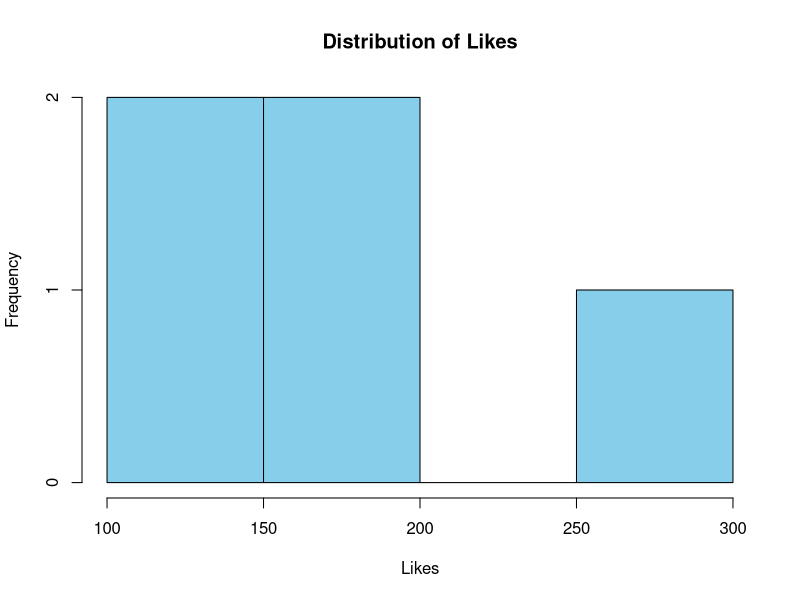
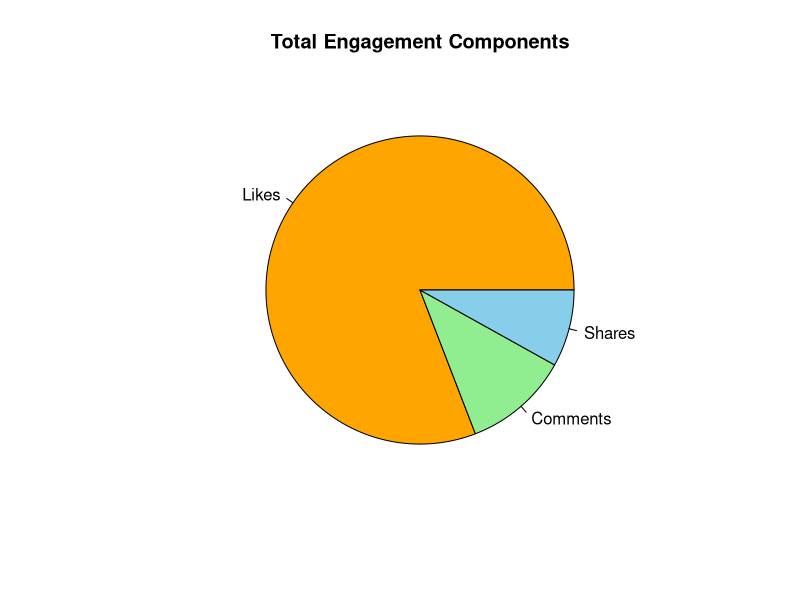
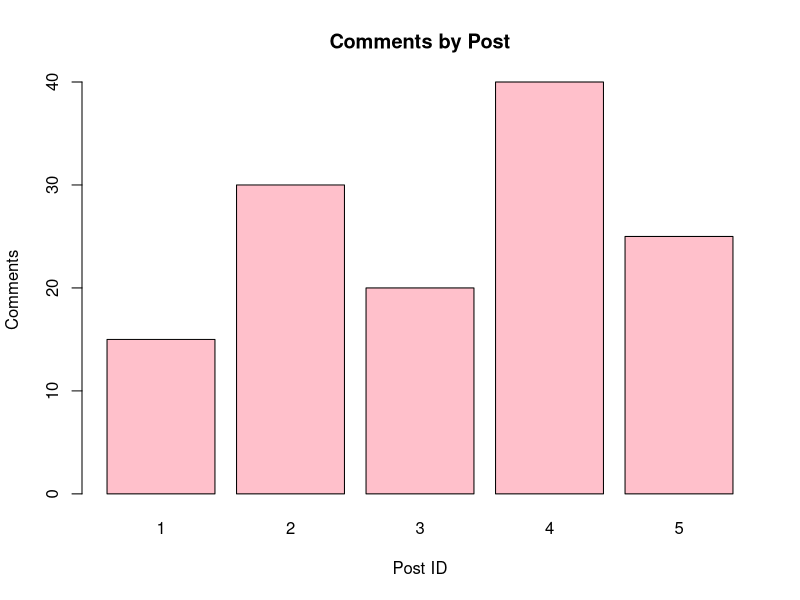
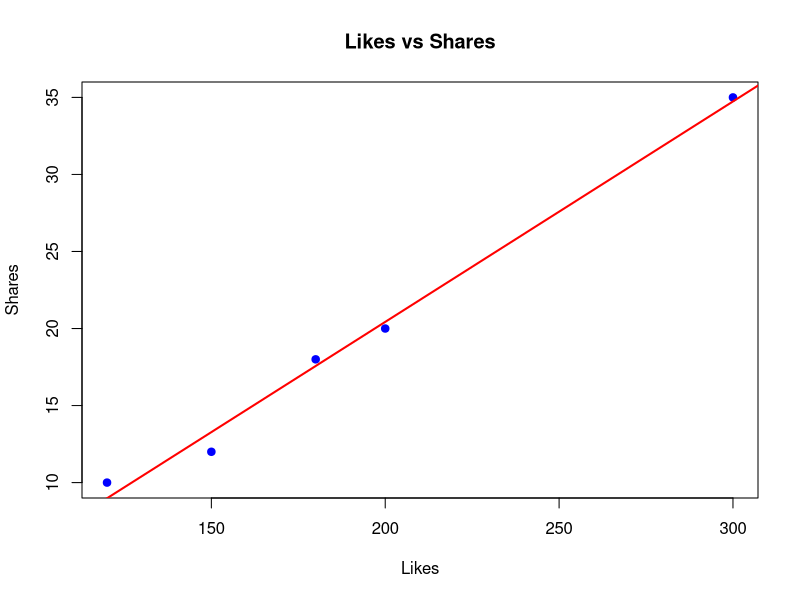

The R script that drew these images, in order:
Post_ID <- c(1,2,3,4,5)
Likes <- c(120,200,150,300,180)
Comments <- c(15,30,20,40,25)
Shares <- c(10,20,12,35,18)
social <- data.frame(
  Post_ID,
  Likes,
  Comments,
  Shares
)
print(social)
hist(social$Likes,
     main="Distribution of Likes",
     xlab="Likes",
     ylab="Frequency",
     col="skyblue",
     border="black")
engagement <- c(sum(social$Likes),
                sum(social$Comments),
                sum(social$Shares))

names(engagement) <- c("Likes","Comments","Shares")

pie(engagement,
    main="Total Engagement Components",
    labels=names(engagement),
    col=c("orange","lightgreen","skyblue"))
barplot(social$Comments,
        names.arg=social$Post_ID,
        main="Comments by Post",
        xlab="Post ID",
        ylab="Comments",
        col="pink",
        border="black")
plot(social$Likes,
     social$Shares,
     main="Likes vs Shares",
     xlab="Likes",
     ylab="Shares",
     pch=19,
     col="blue")

abline(lm(Shares ~ Likes,
          data=social),
       col="red",
       lwd=2)
